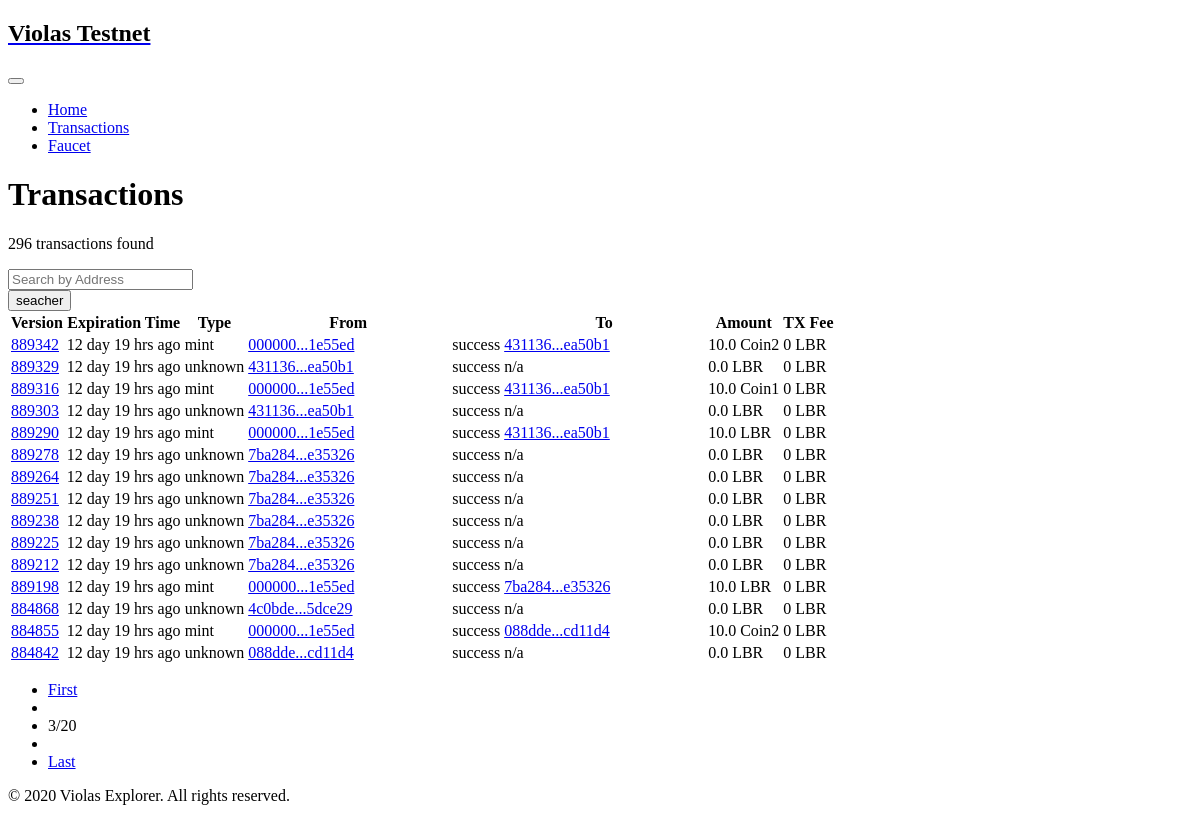
Screenshot of /transactions?p=3 with the database file from the repository.
### tables this page shows
CREATE TABLE violas (version int primary key, expiration_time int, type varchar(32), sender varchar(32), receiver varchar(32), amount int, currency_code, gas_fee int, gas_currency varchar ,  success varchar);

### app.py (the view, shortened to what this page needs)
@app.route("/transactions")
def txs():
    page = int(request.args.get("p", 1))
    start = INDEX_SHOW_TX_NUM * (page-1)
    addr = request.args.get("q")
    flag = int(request.args.get("f", "0"))
    total_num, headers = 0, []
    if addr is None:
        headers = client.get_latest_user_tx_headers(start, INDEX_SHOW_TX_NUM)
        total_num = client.get_user_tx_num()
    total_page = total_num // INDEX_SHOW_TX_NUM
    if total_num % INDEX_SHOW_TX_NUM:
        total_page += 1
    return render_template("txs.html", headers=headers, total_num=total_num, total_page=total_page, cur_page=page, handle_time=handle_time, shorthand=shorthand, sender=addr, is_none=is_none)

### app.py (called while the page is built)
def shorthand(addr, sender=True):
    if addr is None or addr == "None":
        if sender:
            return "validator"
        else:
            return "n/a"
    return addr[:6] + "..." + addr[-6:]

def is_none(addr):
    return addr is None or addr == "None"

def handle_time(unix_timestamp):
    if unix_timestamp > 2**63:
        return "n/a"
    diff = datetime.now().timestamp() - unix_timestamp
    if diff >= 0:
        suffix = "ago"
    else:
        suffix = "later"
    diff = int(abs(diff))
    if diff == 0:
        return "just now"
    if diff < 60:
        return f"{diff}" + ' secs ' + f"{suffix}"
    if diff < 60*60:
        return f"{diff//60}" + ' mins ' + f"{diff%60}" + ' secs ' + f"{suffix}"
    diff = diff // 60
    if diff < 60*60:
        return f"{diff//60}" + ' hrs ' + f"{diff%60}" + ' mins ' + f"{suffix}"
    diff = diff // 60
    return f"{diff // 24}" + ' day ' + f"{diff % 24}" + ' hrs ' + f"{suffix}"

### chain.py (called while the page is built)
    def get_latest_user_tx_headers(self, start, limit):
        return get_latest_txs(start, limit)

    def get_user_tx_num(self):
        return get_txs_num()

### db.py (called while the page is built)
def get_latest_txs(start, limit):
    conn = sqlite3.connect('txs.db')
    cursor = conn.cursor()
    sql = f"select * from violas order by version desc limit {limit} offset {start}"
    values = cursor.execute(sql)
    return values.fetchall()

def get_txs_num():
    conn = sqlite3.connect('txs.db')
    cursor = conn.cursor()
    sql = "select count(*) from violas"
    values = cursor.execute(sql)
    return values.fetchall()[0][0]

### templates/txs.html (shortened to what this page needs)
{% extends "_header.html" %}
{% block content %}
<main id="content" role="main">
    <div class="container mb-4">
        <div class="border-bottom  py-3">
            <div class="d-md-flex justify-content-md-between align-items-center ">
                <h1 class="h5 mb-1 mb-md-0">Transactions </h1>
            </div>
        </div>
    </div>
    <section class="space-bottom-2">
        <div class="container">
            <div class="card">
                <div class="card-body px-0">
                    <div class="d-md-flex justify-content-between px-3 mb-3">
                        <p class="text-secondary mb-md-0">{{ total_num }} transactions found </p>
                        <div class="w-md-50 w-lg-30 w-xl-25">
                            <form action="/transactions" method="get" autocomplete="off" spellcheck="false"
                                  class="input-group input-group-sm">
                                <input type='search' name='q' class='form-control' placeholder='Search by Address'
                                       aria-label='Search by Address' aria-describedby='Search'>
                                <div class="input-group-append">
                                    <button class="btn btn-secondary" type="submit" id="button-addon1">
                                        seacher
                                    </button>
                                </div>
                            </form>
                        </div>
                    </div>
                    <div class="table-responsive mb-3">
                        <table class="table mb-0">
                            <thead class="thead-light">
                            {% include "_tx_header.html" %}
                            </thead>
                            <tbody>
                            {% include "_txs.html" %}
                            </tbody>
                        </table>
                    </div>
                    <div id="ContentPlaceHolder1_pageRecords">
                        <form method="post" action="./transactions" id="ctl00">
                            <div class="d-md-flex justify-content-between align-items-center px-3 mb-2">
                                <ul class="pagination pagination-sm mb-0">
                                {% if is_none(sender) %}
                                    {% if cur_page==1 %}
                                    <li class="page-item disabled"><span class="page-link">First</span></li>
                                    <li class="page-item disabled"><span class="page-link">
                                        <i class="fa fa-angle-left small"  ></i></span>
                                    </li>
                                    {% else %}
                                        <li class="page-item "><a class="page-link" href="transactions?p=1">First</a></li>
                                        <li class="page-item " title="Go to Previous"><a class="page-link" href="transactions?p={{ cur_page-1 }}" aria-label="Previous"><i class="fa fa-angle-left small"  ></i></a></li>
                                    {% endif %}
                                    <li Class="page-item disabled"><span Class="page-link text-nowrap">{{ cur_page }}/{{ total_page }}</span></li>
                                    {% if cur_page == total_page %}
                                    <li class="page-item disabled" title="Go to Next"><a class="page-link"  aria-label="Next"><i class="fa fa-angle-right small"></i></a></li>
                                    <li class="page-item disabled"><a class="page-link" >Last</a></li>
                                    {% else %}
                                    <li class="page-item" title="Go to Next"><a class="page-link" href="transactions?p={{ cur_page + 1 }}" aria-label="Next"><i class="fa fa-angle-right small"></i></a></li>
                                    <li class="page-item"><a class="page-link" href="transactions?p={{ total_page }}">Last</a></li>
                                    {% endif %}
                                {% endif %}
                            </div>
                        </form>
                    </div>
                </div>
            </div>
        </div>
    </section>
</main>
{% endblock %}

### templates/_txs.html
{% for header in headers %}
    <tr>
        <td><a href='/version/{{ header[0] }}'>{{ header[0] }}</a></a>
        </td>
        <td class='text-nowrap'><span title={{ header[1] }}>{{ handle_time(header[1]) }}</span></td>
        <td class='font-size-1 text-muted text-nowrap' title='{{ header[2] }} Transaction'>{{ header[2] }}</td>
        {% if is_none(header[3]) %}
            <td class='text-nowrap'>{{ shorthand(header[3], True) }}</td>
        {% else %}
            {% if header[3]==sender %}
                <td class='text-nowrap'> {{ shorthand(header[3], True) }}</td>
            {% else %}
                <td class='text-nowrap'><a href='/address/{{ header[3] }}' title={{ header[3] }}>{{ shorthand(header[3], True) }}</a></td>
            {% endif %}
        {% endif %}
        {% if header[9] == "success" %}
        <td class='text-nowrap'><span class='badge badge-success text-uppercase w-100' title='Transaction State' >{{header[9]}}</span></td>
        {% else %}
        <td class='text-nowrap'><span class='badge badge-danger text-uppercase w-100' title='Transaction State'>{{header[9]}}</span></td>
        {% endif %}
        {% if is_none(header[4]) %}
            <td>{{ shorthand(header[4], False)}}</td>
        {% else %}
            {% if header[4] == sender %}
                <td>{{ shorthand(header[4], False)}}</td>
            {% else %}
                <td><a href='/address/{{ header[4] }}' title={{ header[4] }}>{{ shorthand(header[4], False)}}</a></td>
            {% endif %}
        {% endif %}
        <td class='text-nowrap'>{{ header[5] / 10**6 }} <span class='text-muted'> {{ header[6] }}</span></td>
        <td class='text-nowrap'>{{ header[7] }} <span class='text-muted'> {{ header[8] }}</span></td>
    </tr>
{% endfor %}

### rows the page displays
violas: version "889342", expiration_time "12 day 19 hrs ago", type "mint", sender "000000...1e55ed", success "success", receiver "431136...ea50b1", header[5]/10**6 "10.0", currency_code "Coin2", gas_fee "0", gas_currency "LBR"
violas: version "889329", expiration_time "12 day 19 hrs ago", type "unknown", sender "431136...ea50b1", success "success", receiver "n/a", header[5]/10**6 "0.0", currency_code "LBR", gas_fee "0", gas_currency "LBR"
violas: version "889316", expiration_time "12 day 19 hrs ago", type "mint", sender "000000...1e55ed", success "success", receiver "431136...ea50b1", header[5]/10**6 "10.0", currency_code "Coin1", gas_fee "0", gas_currency "LBR"
violas: version "889303", expiration_time "12 day 19 hrs ago", type "unknown", sender "431136...ea50b1", success "success", receiver "n/a", header[5]/10**6 "0.0", currency_code "LBR", gas_fee "0", gas_currency "LBR"
violas: version "889290", expiration_time "12 day 19 hrs ago", type "mint", sender "000000...1e55ed", success "success", receiver "431136...ea50b1", header[5]/10**6 "10.0", currency_code "LBR", gas_fee "0", gas_currency "LBR"
violas: version "889278", expiration_time "12 day 19 hrs ago", type "unknown", sender "7ba284...e35326", success "success", receiver "n/a", header[5]/10**6 "0.0", currency_code "LBR", gas_fee "0", gas_currency "LBR"
violas: version "889264", expiration_time "12 day 19 hrs ago", type "unknown", sender "7ba284...e35326", success "success", receiver "n/a", header[5]/10**6 "0.0", currency_code "LBR", gas_fee "0", gas_currency "LBR"
violas: version "889251", expiration_time "12 day 19 hrs ago", type "unknown", sender "7ba284...e35326", success "success", receiver "n/a", header[5]/10**6 "0.0", currency_code "LBR", gas_fee "0", gas_currency "LBR"
violas: version "889238", expiration_time "12 day 19 hrs ago", type "unknown", sender "7ba284...e35326", success "success", receiver "n/a", header[5]/10**6 "0.0", currency_code "LBR", gas_fee "0", gas_currency "LBR"
violas: version "889225", expiration_time "12 day 19 hrs ago", type "unknown", sender "7ba284...e35326", success "success", receiver "n/a", header[5]/10**6 "0.0", currency_code "LBR", gas_fee "0", gas_currency "LBR"
violas: version "889212", expiration_time "12 day 19 hrs ago", type "unknown", sender "7ba284...e35326", success "success", receiver "n/a", header[5]/10**6 "0.0", currency_code "LBR", gas_fee "0", gas_currency "LBR"
violas: version "889198", expiration_time "12 day 19 hrs ago", type "mint", sender "000000...1e55ed", success "success", receiver "7ba284...e35326", header[5]/10**6 "10.0", currency_code "LBR", gas_fee "0", gas_currency "LBR"
violas: version "884868", expiration_time "12 day 19 hrs ago", type "unknown", sender "4c0bde...5dce29", success "success", receiver "n/a", header[5]/10**6 "0.0", currency_code "LBR", gas_fee "0", gas_currency "LBR"
violas: version "884855", expiration_time "12 day 19 hrs ago", type "mint", sender "000000...1e55ed", success "success", receiver "088dde...cd11d4", header[5]/10**6 "10.0", currency_code "Coin2", gas_fee "0", gas_currency "LBR"
violas: version "884842", expiration_time "12 day 19 hrs ago", type "unknown", sender "088dde...cd11d4", success "success", receiver "n/a", header[5]/10**6 "0.0", currency_code "LBR", gas_fee "0", gas_currency "LBR"

### other values shown
{{ total_num }} "296"
{{ cur_page }} "3"
{{ total_page }} "20"
